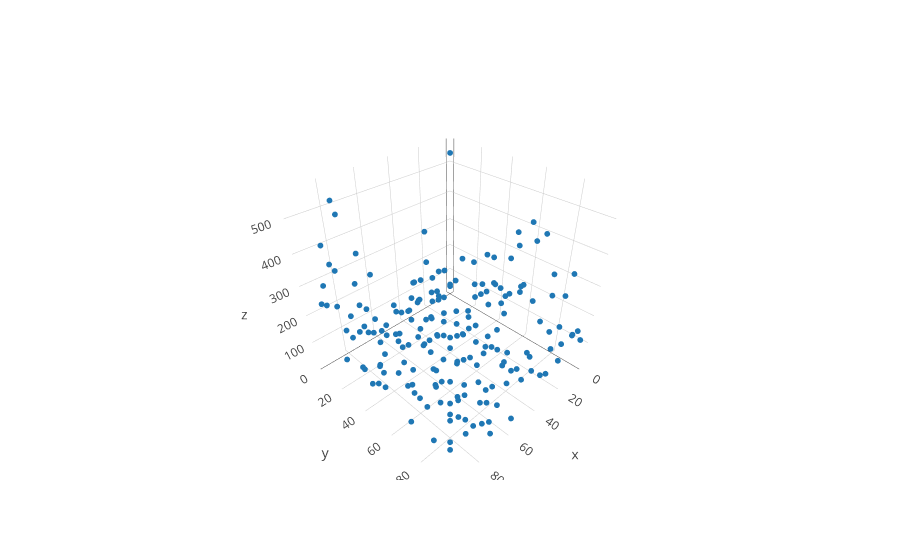

Notebook source saved alongside this figure:
### Markdown cell above
Here, we take a sample of 25 percent of the above grid to "observe"

### Code cell
X_part, y_part = sim.rand_partial_grid(X, y, 0.5)
X_full, y_full, obs_idx, imag_idx = sim.fill_grid(X_part, y_part)

color = np.zeros(X_full.shape[0])
color[obs_idx] = 1.0
trace_partial_obs = go.Scatter3d(x = X_full[obs_idx, 0], y = X_full[obs_idx, 1],
                                 z= y[obs_idx], mode = 'markers', marker=dict(size = 2))
iplot([trace_partial_obs])

### Figure 1 — Plotly figure (JSON) as saved in the notebook; plotly's stock layout.template omitted (floating-point values rounded to 4 significant figures; data arrays with more than 128 entries replaced by an {"elided": "..."} marker saying what was removed)
{"data": [{"marker": {"size": 2}, "mode": "markers", "type": "scatter3d", "x": {"elided": "200 int values"}, "y": {"elided": "200 int values"}, "z": {"elided": "200 int values"}}], "layout": {}}
